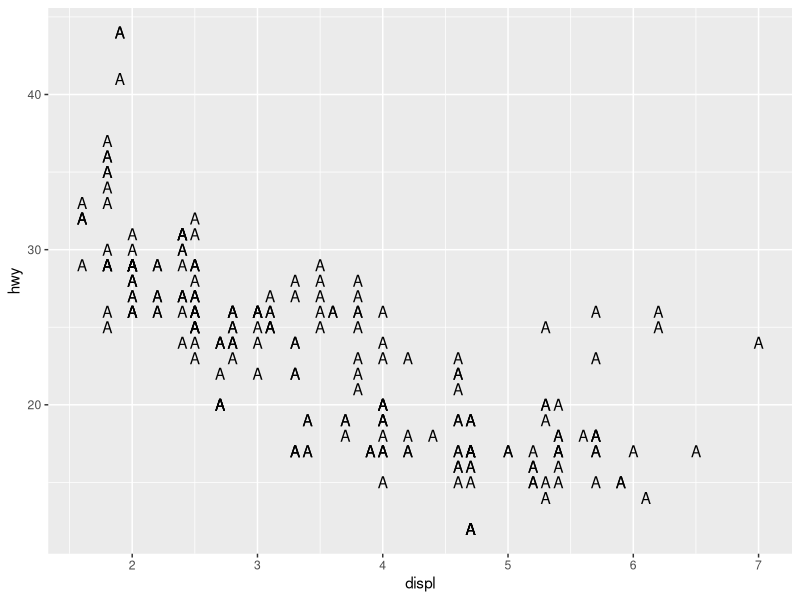
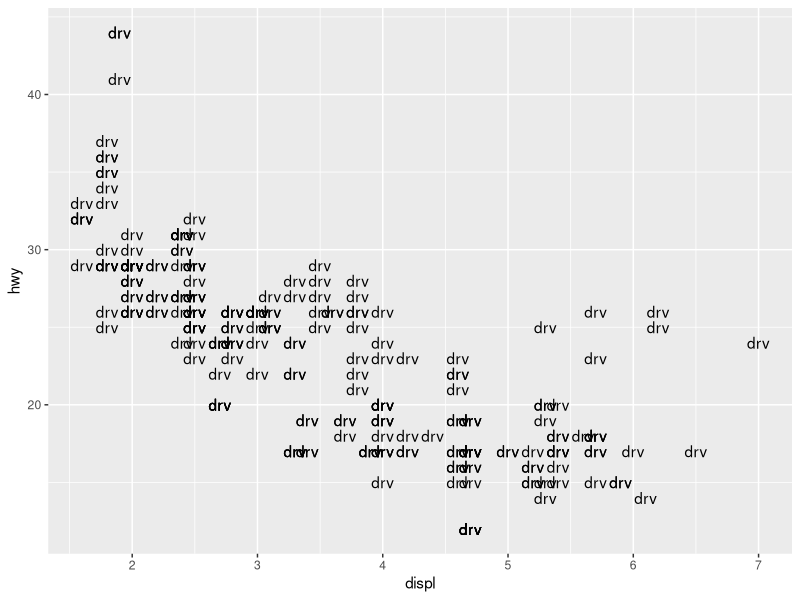
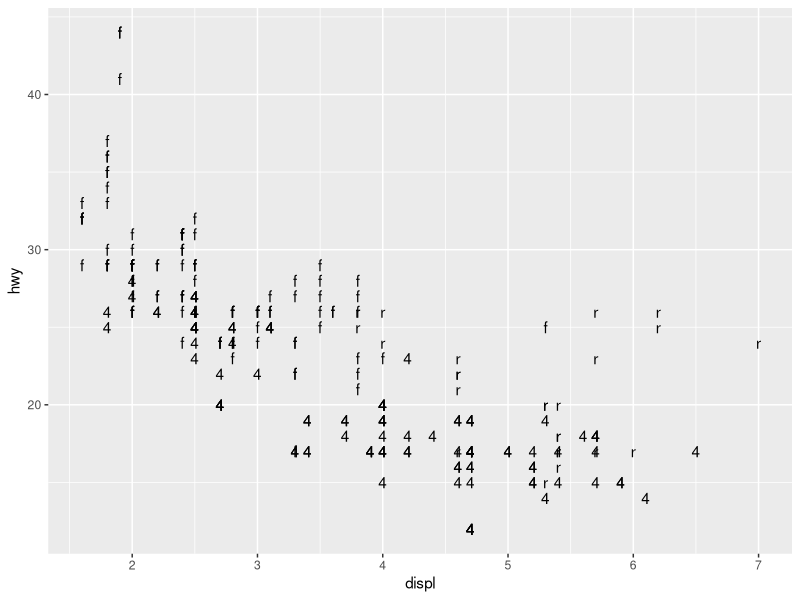
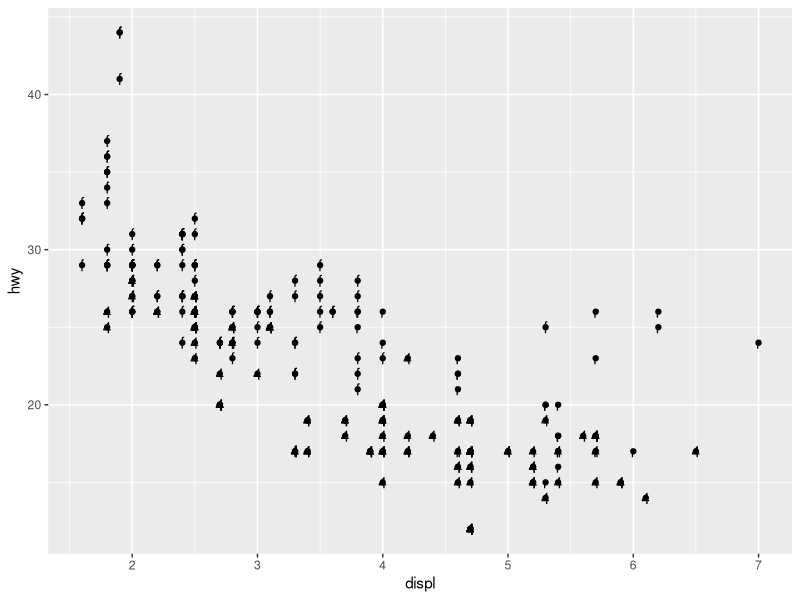
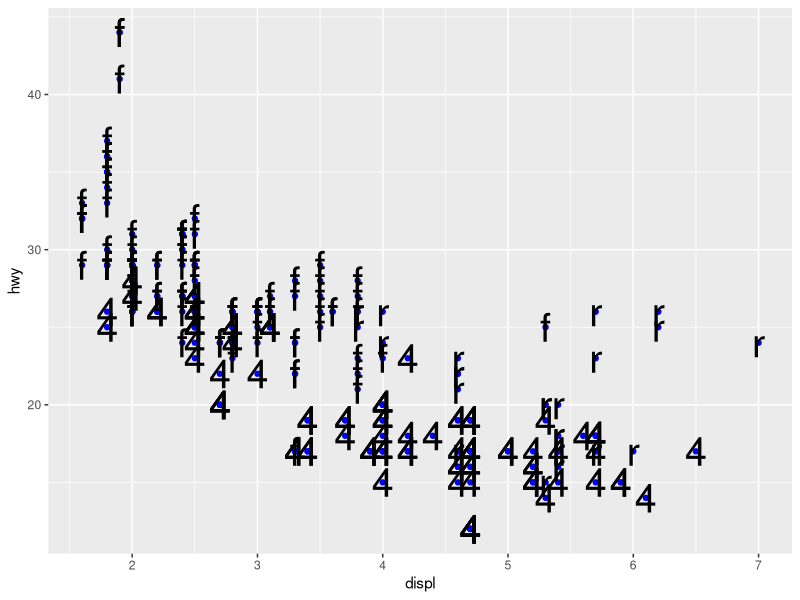
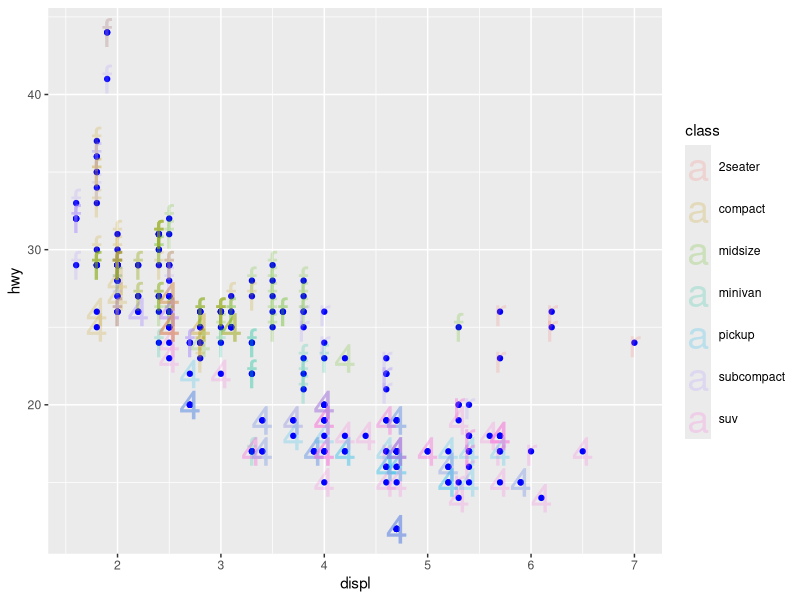
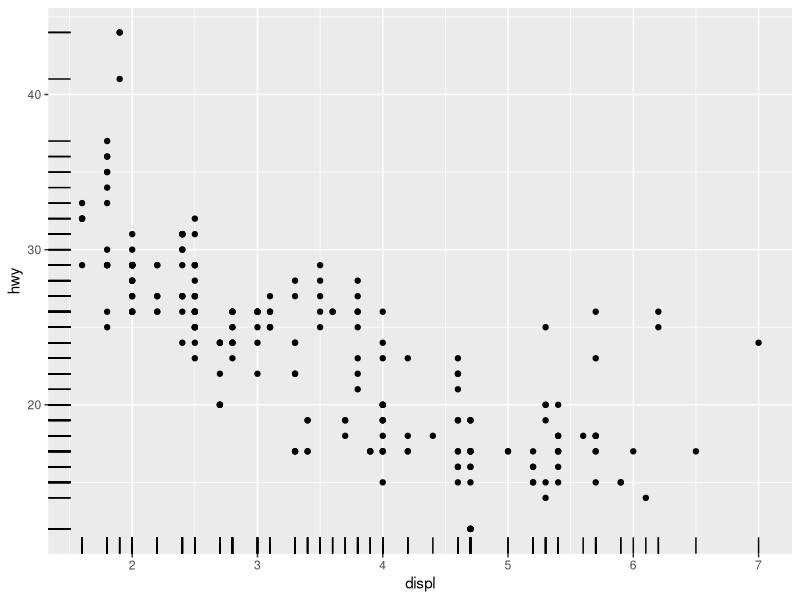
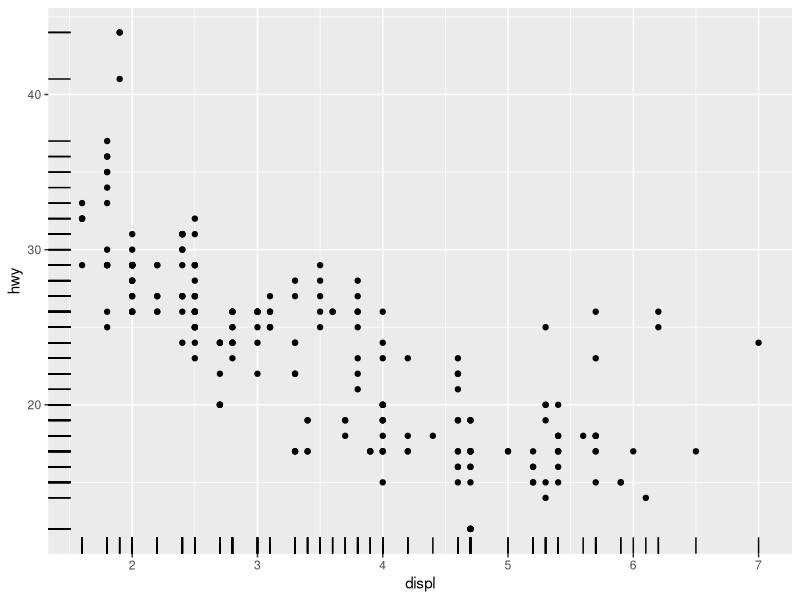

The R source for these figures, in order:
library(tidyverse)

ggplot(
  data = mpg,
  mapping = aes(x = displ, y = hwy)
) +
  geom_text(label = "A")

ggplot(
  data = mpg,
  mapping = aes(x = displ, y = hwy, label = "drv")
) +
  geom_text()

ggplot(
  data = mpg,
  mapping = aes(x = displ, y = hwy, label = drv)
) +
  geom_text()

# Two layers
ggplot(
  data = mpg,
  mapping = aes(x = displ, y = hwy, label = drv)
) +
  geom_point() +
  geom_text()

ggplot(
  data = mpg,
  mapping = aes(x = displ, y = hwy, label = drv)
) +
  geom_point(color = "blue") +
  geom_text(size = 10)

# Global and local aesthetic mappings
ggplot(
  data = mpg,
  mapping = aes(x = displ, y = hwy)
) +
  geom_point(color = "blue") +
  geom_text(
    mapping = aes(color = class, label = drv),
    size = 10,
    alpha = 0.2
  )

# Good:
ggplot(
  data = mpg,
  mapping = aes(x = displ, y = hwy)
) +
  geom_point() +
  geom_rug()

# Bad:
ggplot(
  data = mpg
) +
  geom_point(mapping = aes(x = displ, y = hwy)) +
  geom_rug(mapping = aes(x = displ, y = hwy))

# Broken:
ggplot(
  data = mpg
) +
  geom_point(mapping = aes(x = displ, y = hwy)) +
  geom_rug(mapping = aes(x = displ, y = cty))

# Smooth
ggplot(
  data = mpg,
  mapping = aes(x = displ, y = hwy)
) +
  geom_point() +
  geom_smooth()
